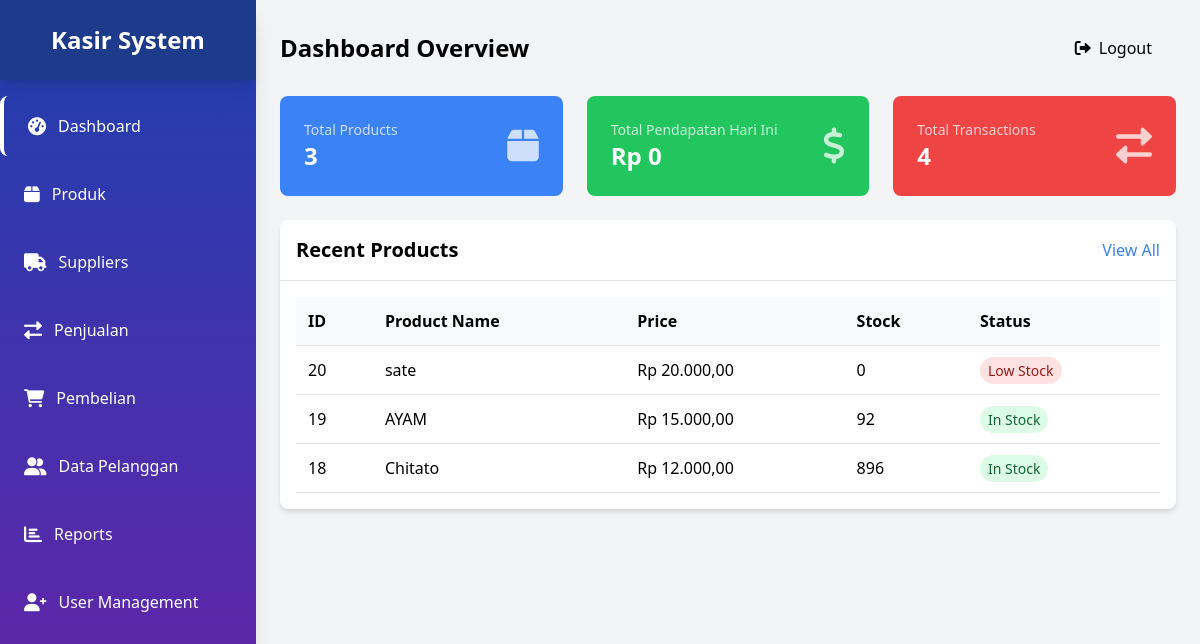
The page /public/dashboard.php (signed in) on the database as committed earlier.
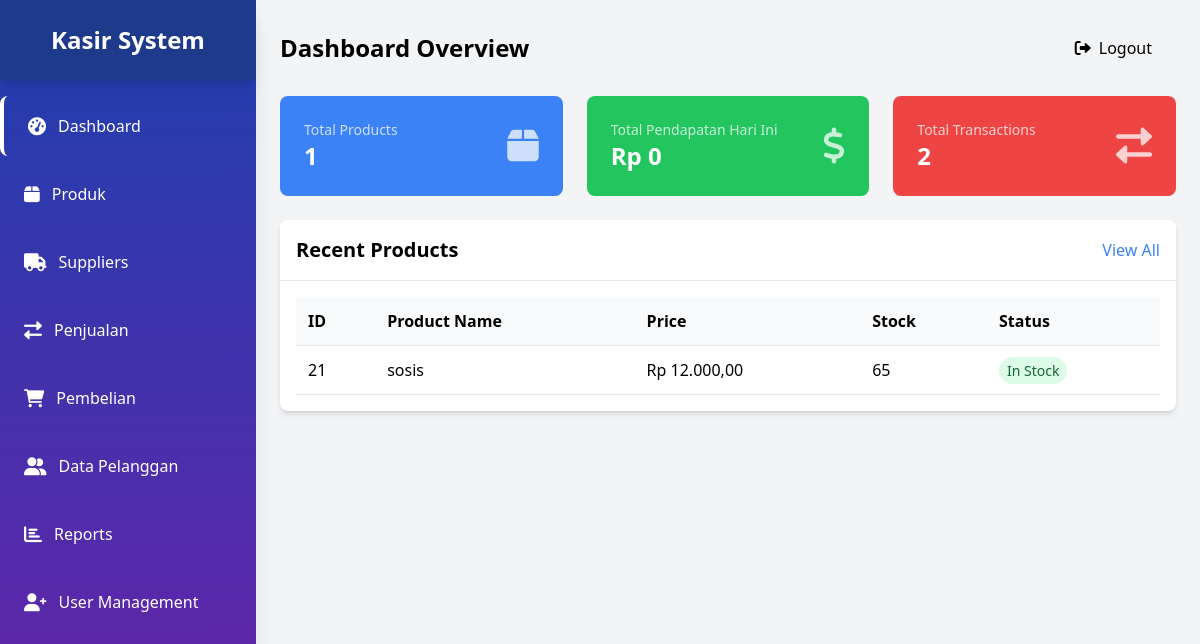
The same page on the database as committed later.
### tables this page shows
CREATE TABLE `produk` (
  `id_produk` int(11) NOT NULL,
  `nama_produk` varchar(255) DEFAULT NULL,
  `id_kategori` int(11) DEFAULT NULL,
  `id_supplier` int(11) NOT NULL,
  `harga` decimal(10,2) NOT NULL,
  `stok` int(11) DEFAULT 0
);

### public/dashboard.php (the view, shortened to what this page needs)
<?php
$user_role = $_SESSION['role'] ?? '';
$current_page = basename($_SERVER['PHP_SELF']);
$db = require_once __DIR__ . '/../app/koneksi.php';
$totalProduk = $db->query("SELECT COUNT(*) as total FROM produk")->fetch(PDO::FETCH_ASSOC)['total'];
$totalPendapatan = $db->query("
    SELECT COALESCE(SUM(total_harga), 0) as total
    FROM transaksi_penjualan
    WHERE DATE(tanggal_transaksi) = CURDATE()
")->fetch(PDO::FETCH_ASSOC)['total'];
$totalTransaksi = $db->query("SELECT COUNT(*) as total FROM transaksi_penjualan")->fetch(PDO::FETCH_ASSOC)['total'];
?>
<!DOCTYPE html>
<html lang="id">
<head>
    <script src="https://cdn.tailwindcss.com"></script>
    <link href="https://cdnjs.cloudflare.com/ajax/libs/font-awesome/6.0.0/css/all.min.css" rel="stylesheet">
</head>
<body class="bg-gray-100 flex">
    <div class="w-64 h-screen bg-gradient-to-b from-blue-800 to-purple-800 shadow-xl fixed">
        <div class="flex items-center justify-center h-20 bg-blue-900 shadow-lg">
            <h1 class="text-white text-2xl font-bold">Kasir System</h1>
        </div>
        <nav class="mt-4 space-y-2">
            <a href="dashboard.php" class="flex items-center text-white py-4 px-6 hover:bg-white hover:bg-opacity-20 transition rounded-lg <?php echo ($current_page == 'dashboard.php') ? 'border-l-4 border-white' : ''; ?>">
                <i class="fas fa-tachometer-alt text-lg mr-3"></i> Dashboard
            </a>
            <a href="products.php" class="flex items-center text-white py-4 px-6 hover:bg-white hover:bg-opacity-20 transition rounded-lg">
                <i class="fas fa-box text-lg mr-3"></i> Produk
            </a>
            <a href="suppliers.php" class="flex items-center text-white py-4 px-6 hover:bg-white hover:bg-opacity-20 transition rounded-lg">
                <i class="fas fa-truck text-lg mr-3"></i> Suppliers
            </a>
            <a href="transaksi.php" class="flex items-center text-white py-4 px-6 hover:bg-white hover:bg-opacity-20 transition rounded-lg">
                <i class="fas fa-exchange-alt text-lg mr-3"></i> Penjualan
            </a>
            <a href="pembelian.php" class="flex items-center text-white py-4 px-6 hover:bg-white hover:bg-opacity-20 transition rounded-lg">
                <i class="fas fa-shopping-cart text-lg mr-3"></i> Pembelian
            </a>
            <a href="pelanggan.php" class="flex items-center text-white py-4 px-6 hover:bg-white hover:bg-opacity-20 transition rounded-lg">
                <i class="fas fa-user-friends text-lg mr-3"></i> Data Pelanggan
            </a>
            <a href="reports.php" class="flex items-center text-white py-4 px-6 hover:bg-white hover:bg-opacity-20 transition rounded-lg">
                <i class="fas fa-chart-bar text-lg mr-3"></i> Reports
            </a>
            <?php if ($user_role === 'admin') : ?>
                <a href="register2.php" class="flex items-center text-white py-4 px-6 hover:bg-white hover:bg-opacity-20 transition rounded-lg">
                    <i class="fas fa-user-plus text-lg mr-3"></i> User Management
                </a>
            <?php endif; ?>
        </nav>
    </div>
</body>
    <div class="ml-64 flex-1 p-6">
        <div class="flex justify-between items-center mb-6">
            <h1 class="text-2xl font-bold">Dashboard Overview</h1>
            <a href="login.php" class="block text-black-700 py-3 px-6 hover:bg-gray-500 mt-auto rounded-md" onclick="return confirmLogout();">
                <i class="fas fa-sign-out-alt mr-2"></i>Logout
            </a>
        </div>
        <div class="grid grid-cols-1 md:grid-cols-3 gap-6 mb-6">
            <div class="bg-blue-500 rounded-lg p-6 text-white hover:bg-blue-600 transition duration-300 transform hover:scale-105">
                <div class="flex justify-between items-center">
                    <div>
                        <p class="text-sm opacity-75">Total Products</p>
                        <h3 class="text-2xl font-bold"><?php echo $totalProduk; ?></h3>
                    </div>
                    <i class="fas fa-box text-4xl opacity-75"></i>
                </div>
            </div>
            <div class="bg-green-500 rounded-lg p-6 text-white hover:bg-green-600 transition duration-300 transform hover:scale-105">
                <div class="flex justify-between items-center">
                    <div>
                        <p class="text-sm opacity-75">Total Pendapatan Hari Ini</p>
                        <h3 class="text-2xl font-bold">Rp <?php echo number_format($totalPendapatan, 0, ',', '.'); ?></h3>
                    </div>
                    <i class="fas fa-dollar-sign text-4xl opacity-75"></i>
                </div>
            </div>
        <div class="bg-red-500 rounded-lg p-6 text-white hover:bg-red-600 transition duration-300 transform hover:scale-105">
            <div class="flex justify-between items-center">
                <div>
                    <p class="text-sm opacity-75">Total Transactions</p>
                    <h3 class="text-2xl font-bold"><?php echo $totalTransaksi; ?></h3>
                </div>
                <i class="fas fa-exchange-alt text-4xl opacity-75"></i>
            </div>
        </div>
    </div>
    <div class="bg-white rounded-lg shadow-md">
        <div class="p-4 border-b flex justify-between items-center">
            <h2 class="text-xl font-semibold">Recent Products</h2>
            <a href="products.php" class="text-blue-500 hover:underline">View All</a>
        </div>
        <div class="p-4">
            <table class="w-full">
                <thead>
                    <tr class="text-left bg-gray-50">
                        <th class="p-3 border-b">ID</th>
                        <th class="p-3 border-b">Product Name</th>
                        <th class="p-3 border-b">Price</th>
                        <th class="p-3 border-b">Stock</th>
                        <th class="p-3 border-b">Status</th>
                    </tr>
                </thead>
                <tbody>
                    <?php
                    $stmt = $db->query("SELECT * FROM produk ORDER BY id_produk DESC LIMIT 5");
                    while ($row = $stmt->fetch(PDO::FETCH_ASSOC)) {
                        $stockStatus = $row['stok'] > 10 ?
                            '<span class="px-2 py-1 bg-green-100 text-green-800 rounded-full text-sm">In Stock</span>' :
                            '<span class="px-2 py-1 bg-red-100 text-red-800 rounded-full text-sm">Low Stock</span>';
                        echo "<tr class='hover:bg-gray-50'>
                                    <td class='p-3 border-b'>{$row['id_produk']}</td>
                                    <td class='p-3 border-b'>{$row['nama_produk']}</td>
                                    <td class='p-3 border-b'>Rp " . number_format($row['harga'], 2, ',', '.') . "</td>
                                    <td class='p-3 border-b'>{$row['stok']}</td>
                                    <td class='p-3 border-b'>$stockStatus</td>
                                  </tr>";
                    }
                    ?>
                </tbody>
            </table>
        </div>
    </div>
    </div>
</body>
</html>

Rows that differ between the two databases and show on the page:
removed produk: id_produk "20", nama_produk "sate", harga "20.000,00", stok "0", shows "Low Stock"
removed produk: id_produk "19", nama_produk "AYAM", harga "15.000,00", stok "92", shows "In Stock"
removed produk: id_produk "18", nama_produk "Chitato", harga "12.000,00", stok "896", shows "In Stock"
added produk: id_produk "21", nama_produk "sosis", harga "12.000,00", stok "65", shows "In Stock"
Other text that changed with them:
$totalProduk: "3" → "1"
$totalTransaksi: "4" → "2"
